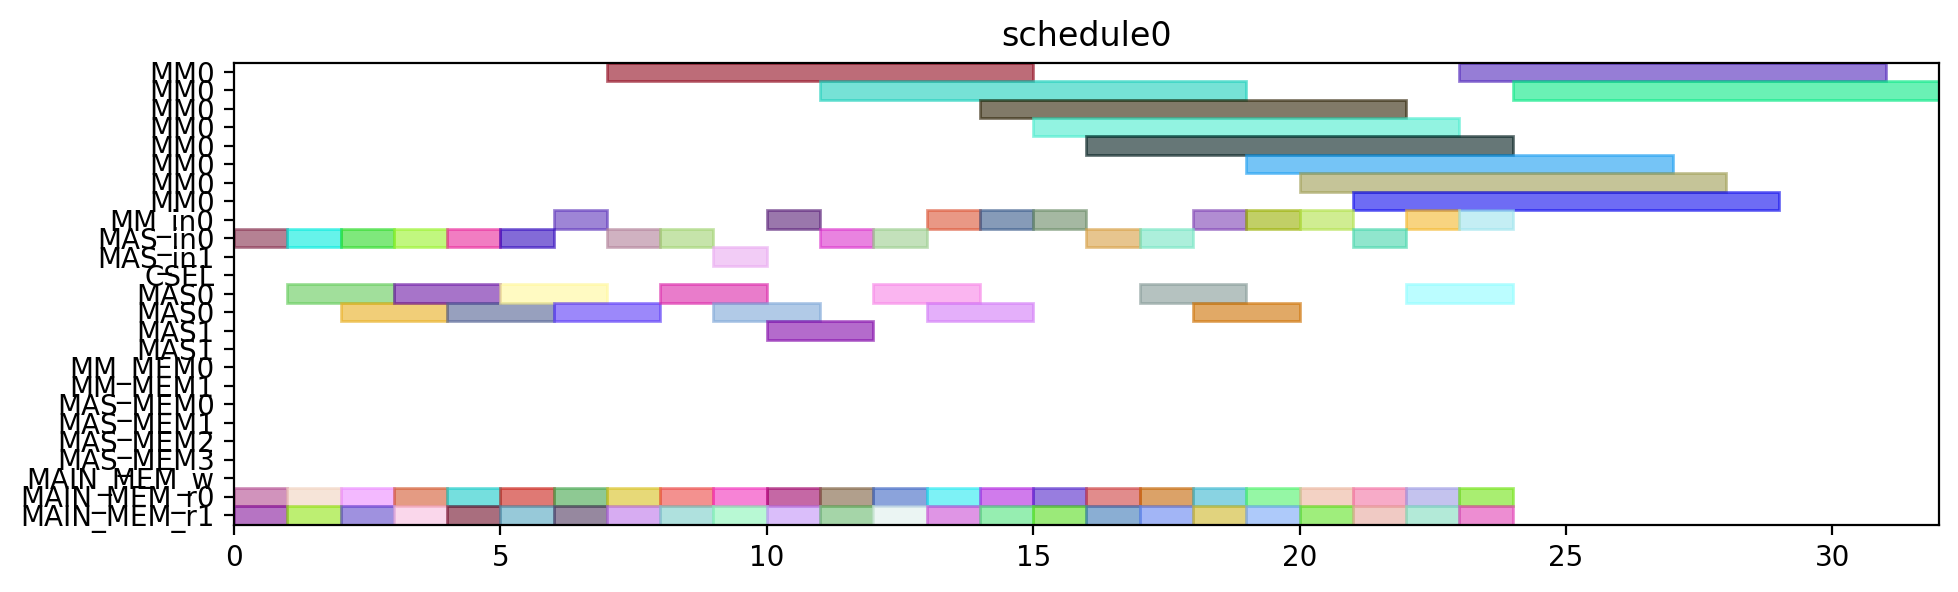

Reproduce this figure in Python.
from pyschedule import Scenario, solvers, plotters, alt


def solve():
	horizon = 120
	S = Scenario("schedule0", horizon=horizon)

	# resource
	MM = S.Resources('MM', num=1, size=8)
	MM_in = S.Resources('MM_in', num=1)
	MAS_in = S.Resources('MAS_in', num=2)
	CSEL = S.Resource('CSEL')
	MAS = S.Resources('MAS', num=2, size=2, periods=range(1, horizon))
	MM_MEM = S.Resources('MM_MEM', num=2)
	MAS_MEM = S.Resources('MAS_MEM', num=4)
	MAIN_MEM_w = S.Resource('MAIN_MEM_w', size=1)
	MAIN_MEM_r = S.Resources('MAIN_MEM_r', num=2)

	# result of previous scheduling

	# new tasks
	t0_t0 = S.Task('t0_t0', length=2, delay_cost=1)
	t0_t0 += alt(MAS)
	t0_t0_in = S.Task('t0_t0_in', length=1, delay_cost=1)
	t0_t0_in += alt(MAS_in)
	S += t0_t0_in*MAS_in[0]<=t0_t0*MAS[0]

	S += t0_t0_in*MAS_in[1]<=t0_t0*MAS[1]

	t0_t0_mem0 = S.Task('t0_t0_mem0', length=1, delay_cost=1)
	t0_t0_mem0 += MAIN_MEM_r[0]
	S += t0_t0_mem0 <= t0_t0

	t0_t0_mem1 = S.Task('t0_t0_mem1', length=1, delay_cost=1)
	t0_t0_mem1 += MAIN_MEM_r[1]
	S += t0_t0_mem1 <= t0_t0

	t0_t1 = S.Task('t0_t1', length=2, delay_cost=1)
	t0_t1 += alt(MAS)
	t0_t1_in = S.Task('t0_t1_in', length=1, delay_cost=1)
	t0_t1_in += alt(MAS_in)
	S += t0_t1_in*MAS_in[0]<=t0_t1*MAS[0]

	S += t0_t1_in*MAS_in[1]<=t0_t1*MAS[1]

	t0_t1_mem0 = S.Task('t0_t1_mem0', length=1, delay_cost=1)
	t0_t1_mem0 += MAIN_MEM_r[0]
	S += t0_t1_mem0 <= t0_t1

	t0_t1_mem1 = S.Task('t0_t1_mem1', length=1, delay_cost=1)
	t0_t1_mem1 += MAIN_MEM_r[1]
	S += t0_t1_mem1 <= t0_t1

	t0_t3 = S.Task('t0_t3', length=8, delay_cost=1)
	t0_t3 += alt(MM)
	t0_t3_in = S.Task('t0_t3_in', length=1, delay_cost=1)
	t0_t3_in += alt(MM_in)
	S += t0_t3_in*MM_in[0]<=t0_t3*MM[0]
	t0_t3_mem0 = S.Task('t0_t3_mem0', length=1, delay_cost=1)
	t0_t3_mem0 += MAIN_MEM_r[0]
	S += t0_t3_mem0 <= t0_t3

	t0_t3_mem1 = S.Task('t0_t3_mem1', length=1, delay_cost=1)
	t0_t3_mem1 += MAIN_MEM_r[1]
	S += t0_t3_mem1 <= t0_t3

	t10 = S.Task('t10', length=2, delay_cost=1)
	t10 += alt(MAS)
	t10_in = S.Task('t10_in', length=1, delay_cost=1)
	t10_in += alt(MAS_in)
	S += t10_in*MAS_in[0]<=t10*MAS[0]

	S += t10_in*MAS_in[1]<=t10*MAS[1]

	t10_mem0 = S.Task('t10_mem0', length=1, delay_cost=1)
	t10_mem0 += MAIN_MEM_r[0]
	S += t10_mem0 <= t10

	t10_mem1 = S.Task('t10_mem1', length=1, delay_cost=1)
	t10_mem1 += MAIN_MEM_r[1]
	S += t10_mem1 <= t10

	t11 = S.Task('t11', length=2, delay_cost=1)
	t11 += alt(MAS)
	t11_in = S.Task('t11_in', length=1, delay_cost=1)
	t11_in += alt(MAS_in)
	S += t11_in*MAS_in[0]<=t11*MAS[0]

	S += t11_in*MAS_in[1]<=t11*MAS[1]

	t11_mem0 = S.Task('t11_mem0', length=1, delay_cost=1)
	t11_mem0 += MAIN_MEM_r[0]
	S += t11_mem0 <= t11

	t11_mem1 = S.Task('t11_mem1', length=1, delay_cost=1)
	t11_mem1 += MAIN_MEM_r[1]
	S += t11_mem1 <= t11

	t3_t0 = S.Task('t3_t0', length=8, delay_cost=1)
	t3_t0 += alt(MM)
	t3_t0_in = S.Task('t3_t0_in', length=1, delay_cost=1)
	t3_t0_in += alt(MM_in)
	S += t3_t0_in*MM_in[0]<=t3_t0*MM[0]
	t3_t0_mem0 = S.Task('t3_t0_mem0', length=1, delay_cost=1)
	t3_t0_mem0 += MAIN_MEM_r[0]
	S += t3_t0_mem0 <= t3_t0

	t3_t0_mem1 = S.Task('t3_t0_mem1', length=1, delay_cost=1)
	t3_t0_mem1 += MAIN_MEM_r[1]
	S += t3_t0_mem1 <= t3_t0

	t3_t1 = S.Task('t3_t1', length=8, delay_cost=1)
	t3_t1 += alt(MM)
	t3_t1_in = S.Task('t3_t1_in', length=1, delay_cost=1)
	t3_t1_in += alt(MM_in)
	S += t3_t1_in*MM_in[0]<=t3_t1*MM[0]
	t3_t1_mem0 = S.Task('t3_t1_mem0', length=1, delay_cost=1)
	t3_t1_mem0 += MAIN_MEM_r[0]
	S += t3_t1_mem0 <= t3_t1

	t3_t1_mem1 = S.Task('t3_t1_mem1', length=1, delay_cost=1)
	t3_t1_mem1 += MAIN_MEM_r[1]
	S += t3_t1_mem1 <= t3_t1

	t3_t2 = S.Task('t3_t2', length=2, delay_cost=1)
	t3_t2 += alt(MAS)
	t3_t2_in = S.Task('t3_t2_in', length=1, delay_cost=1)
	t3_t2_in += alt(MAS_in)
	S += t3_t2_in*MAS_in[0]<=t3_t2*MAS[0]

	S += t3_t2_in*MAS_in[1]<=t3_t2*MAS[1]

	t3_t2_mem0 = S.Task('t3_t2_mem0', length=1, delay_cost=1)
	t3_t2_mem0 += MAIN_MEM_r[0]
	S += t3_t2_mem0 <= t3_t2

	t3_t2_mem1 = S.Task('t3_t2_mem1', length=1, delay_cost=1)
	t3_t2_mem1 += MAIN_MEM_r[1]
	S += t3_t2_mem1 <= t3_t2

	t3_t3 = S.Task('t3_t3', length=2, delay_cost=1)
	t3_t3 += alt(MAS)
	t3_t3_in = S.Task('t3_t3_in', length=1, delay_cost=1)
	t3_t3_in += alt(MAS_in)
	S += t3_t3_in*MAS_in[0]<=t3_t3*MAS[0]

	S += t3_t3_in*MAS_in[1]<=t3_t3*MAS[1]

	t3_t3_mem0 = S.Task('t3_t3_mem0', length=1, delay_cost=1)
	t3_t3_mem0 += MAIN_MEM_r[0]
	S += t3_t3_mem0 <= t3_t3

	t3_t3_mem1 = S.Task('t3_t3_mem1', length=1, delay_cost=1)
	t3_t3_mem1 += MAIN_MEM_r[1]
	S += t3_t3_mem1 <= t3_t3

	t4_t0 = S.Task('t4_t0', length=2, delay_cost=1)
	t4_t0 += alt(MAS)
	t4_t0_in = S.Task('t4_t0_in', length=1, delay_cost=1)
	t4_t0_in += alt(MAS_in)
	S += t4_t0_in*MAS_in[0]<=t4_t0*MAS[0]

	S += t4_t0_in*MAS_in[1]<=t4_t0*MAS[1]

	t4_t0_mem0 = S.Task('t4_t0_mem0', length=1, delay_cost=1)
	t4_t0_mem0 += MAIN_MEM_r[0]
	S += t4_t0_mem0 <= t4_t0

	t4_t0_mem1 = S.Task('t4_t0_mem1', length=1, delay_cost=1)
	t4_t0_mem1 += MAIN_MEM_r[1]
	S += t4_t0_mem1 <= t4_t0

	t4_t1 = S.Task('t4_t1', length=2, delay_cost=1)
	t4_t1 += alt(MAS)
	t4_t1_in = S.Task('t4_t1_in', length=1, delay_cost=1)
	t4_t1_in += alt(MAS_in)
	S += t4_t1_in*MAS_in[0]<=t4_t1*MAS[0]

	S += t4_t1_in*MAS_in[1]<=t4_t1*MAS[1]

	t4_t1_mem0 = S.Task('t4_t1_mem0', length=1, delay_cost=1)
	t4_t1_mem0 += MAIN_MEM_r[0]
	S += t4_t1_mem0 <= t4_t1

	t4_t1_mem1 = S.Task('t4_t1_mem1', length=1, delay_cost=1)
	t4_t1_mem1 += MAIN_MEM_r[1]
	S += t4_t1_mem1 <= t4_t1

	t4_t3 = S.Task('t4_t3', length=8, delay_cost=1)
	t4_t3 += alt(MM)
	t4_t3_in = S.Task('t4_t3_in', length=1, delay_cost=1)
	t4_t3_in += alt(MM_in)
	S += t4_t3_in*MM_in[0]<=t4_t3*MM[0]
	t4_t3_mem0 = S.Task('t4_t3_mem0', length=1, delay_cost=1)
	t4_t3_mem0 += MAIN_MEM_r[0]
	S += t4_t3_mem0 <= t4_t3

	t4_t3_mem1 = S.Task('t4_t3_mem1', length=1, delay_cost=1)
	t4_t3_mem1 += MAIN_MEM_r[1]
	S += t4_t3_mem1 <= t4_t3

	t5_t0 = S.Task('t5_t0', length=8, delay_cost=1)
	t5_t0 += alt(MM)
	t5_t0_in = S.Task('t5_t0_in', length=1, delay_cost=1)
	t5_t0_in += alt(MM_in)
	S += t5_t0_in*MM_in[0]<=t5_t0*MM[0]
	t5_t0_mem0 = S.Task('t5_t0_mem0', length=1, delay_cost=1)
	t5_t0_mem0 += MAIN_MEM_r[0]
	S += t5_t0_mem0 <= t5_t0

	t5_t0_mem1 = S.Task('t5_t0_mem1', length=1, delay_cost=1)
	t5_t0_mem1 += MAIN_MEM_r[1]
	S += t5_t0_mem1 <= t5_t0

	t5_t1 = S.Task('t5_t1', length=8, delay_cost=1)
	t5_t1 += alt(MM)
	t5_t1_in = S.Task('t5_t1_in', length=1, delay_cost=1)
	t5_t1_in += alt(MM_in)
	S += t5_t1_in*MM_in[0]<=t5_t1*MM[0]
	t5_t1_mem0 = S.Task('t5_t1_mem0', length=1, delay_cost=1)
	t5_t1_mem0 += MAIN_MEM_r[0]
	S += t5_t1_mem0 <= t5_t1

	t5_t1_mem1 = S.Task('t5_t1_mem1', length=1, delay_cost=1)
	t5_t1_mem1 += MAIN_MEM_r[1]
	S += t5_t1_mem1 <= t5_t1

	t5_t2 = S.Task('t5_t2', length=2, delay_cost=1)
	t5_t2 += alt(MAS)
	t5_t2_in = S.Task('t5_t2_in', length=1, delay_cost=1)
	t5_t2_in += alt(MAS_in)
	S += t5_t2_in*MAS_in[0]<=t5_t2*MAS[0]

	S += t5_t2_in*MAS_in[1]<=t5_t2*MAS[1]

	t5_t2_mem0 = S.Task('t5_t2_mem0', length=1, delay_cost=1)
	t5_t2_mem0 += MAIN_MEM_r[0]
	S += t5_t2_mem0 <= t5_t2

	t5_t2_mem1 = S.Task('t5_t2_mem1', length=1, delay_cost=1)
	t5_t2_mem1 += MAIN_MEM_r[1]
	S += t5_t2_mem1 <= t5_t2

	t5_t3 = S.Task('t5_t3', length=2, delay_cost=1)
	t5_t3 += alt(MAS)
	t5_t3_in = S.Task('t5_t3_in', length=1, delay_cost=1)
	t5_t3_in += alt(MAS_in)
	S += t5_t3_in*MAS_in[0]<=t5_t3*MAS[0]

	S += t5_t3_in*MAS_in[1]<=t5_t3*MAS[1]

	t5_t3_mem0 = S.Task('t5_t3_mem0', length=1, delay_cost=1)
	t5_t3_mem0 += MAIN_MEM_r[0]
	S += t5_t3_mem0 <= t5_t3

	t5_t3_mem1 = S.Task('t5_t3_mem1', length=1, delay_cost=1)
	t5_t3_mem1 += MAIN_MEM_r[1]
	S += t5_t3_mem1 <= t5_t3

	t6_t0 = S.Task('t6_t0', length=8, delay_cost=1)
	t6_t0 += alt(MM)
	t6_t0_in = S.Task('t6_t0_in', length=1, delay_cost=1)
	t6_t0_in += alt(MM_in)
	S += t6_t0_in*MM_in[0]<=t6_t0*MM[0]
	t6_t0_mem0 = S.Task('t6_t0_mem0', length=1, delay_cost=1)
	t6_t0_mem0 += MAIN_MEM_r[0]
	S += t6_t0_mem0 <= t6_t0

	t6_t0_mem1 = S.Task('t6_t0_mem1', length=1, delay_cost=1)
	t6_t0_mem1 += MAIN_MEM_r[1]
	S += t6_t0_mem1 <= t6_t0

	t6_t1 = S.Task('t6_t1', length=8, delay_cost=1)
	t6_t1 += alt(MM)
	t6_t1_in = S.Task('t6_t1_in', length=1, delay_cost=1)
	t6_t1_in += alt(MM_in)
	S += t6_t1_in*MM_in[0]<=t6_t1*MM[0]
	t6_t1_mem0 = S.Task('t6_t1_mem0', length=1, delay_cost=1)
	t6_t1_mem0 += MAIN_MEM_r[0]
	S += t6_t1_mem0 <= t6_t1

	t6_t1_mem1 = S.Task('t6_t1_mem1', length=1, delay_cost=1)
	t6_t1_mem1 += MAIN_MEM_r[1]
	S += t6_t1_mem1 <= t6_t1

	t6_t2 = S.Task('t6_t2', length=2, delay_cost=1)
	t6_t2 += alt(MAS)
	t6_t2_in = S.Task('t6_t2_in', length=1, delay_cost=1)
	t6_t2_in += alt(MAS_in)
	S += t6_t2_in*MAS_in[0]<=t6_t2*MAS[0]

	S += t6_t2_in*MAS_in[1]<=t6_t2*MAS[1]

	t6_t2_mem0 = S.Task('t6_t2_mem0', length=1, delay_cost=1)
	t6_t2_mem0 += MAIN_MEM_r[0]
	S += t6_t2_mem0 <= t6_t2

	t6_t2_mem1 = S.Task('t6_t2_mem1', length=1, delay_cost=1)
	t6_t2_mem1 += MAIN_MEM_r[1]
	S += t6_t2_mem1 <= t6_t2

	t6_t3 = S.Task('t6_t3', length=2, delay_cost=1)
	t6_t3 += alt(MAS)
	t6_t3_in = S.Task('t6_t3_in', length=1, delay_cost=1)
	t6_t3_in += alt(MAS_in)
	S += t6_t3_in*MAS_in[0]<=t6_t3*MAS[0]

	S += t6_t3_in*MAS_in[1]<=t6_t3*MAS[1]

	t6_t3_mem0 = S.Task('t6_t3_mem0', length=1, delay_cost=1)
	t6_t3_mem0 += MAIN_MEM_r[0]
	S += t6_t3_mem0 <= t6_t3

	t6_t3_mem1 = S.Task('t6_t3_mem1', length=1, delay_cost=1)
	t6_t3_mem1 += MAIN_MEM_r[1]
	S += t6_t3_mem1 <= t6_t3

	t7_t0 = S.Task('t7_t0', length=8, delay_cost=1)
	t7_t0 += alt(MM)
	t7_t0_in = S.Task('t7_t0_in', length=1, delay_cost=1)
	t7_t0_in += alt(MM_in)
	S += t7_t0_in*MM_in[0]<=t7_t0*MM[0]
	t7_t0_mem0 = S.Task('t7_t0_mem0', length=1, delay_cost=1)
	t7_t0_mem0 += MAIN_MEM_r[0]
	S += t7_t0_mem0 <= t7_t0

	t7_t0_mem1 = S.Task('t7_t0_mem1', length=1, delay_cost=1)
	t7_t0_mem1 += MAIN_MEM_r[1]
	S += t7_t0_mem1 <= t7_t0

	t7_t1 = S.Task('t7_t1', length=8, delay_cost=1)
	t7_t1 += alt(MM)
	t7_t1_in = S.Task('t7_t1_in', length=1, delay_cost=1)
	t7_t1_in += alt(MM_in)
	S += t7_t1_in*MM_in[0]<=t7_t1*MM[0]
	t7_t1_mem0 = S.Task('t7_t1_mem0', length=1, delay_cost=1)
	t7_t1_mem0 += MAIN_MEM_r[0]
	S += t7_t1_mem0 <= t7_t1

	t7_t1_mem1 = S.Task('t7_t1_mem1', length=1, delay_cost=1)
	t7_t1_mem1 += MAIN_MEM_r[1]
	S += t7_t1_mem1 <= t7_t1

	t7_t2 = S.Task('t7_t2', length=2, delay_cost=1)
	t7_t2 += alt(MAS)
	t7_t2_in = S.Task('t7_t2_in', length=1, delay_cost=1)
	t7_t2_in += alt(MAS_in)
	S += t7_t2_in*MAS_in[0]<=t7_t2*MAS[0]

	S += t7_t2_in*MAS_in[1]<=t7_t2*MAS[1]

	t7_t2_mem0 = S.Task('t7_t2_mem0', length=1, delay_cost=1)
	t7_t2_mem0 += MAIN_MEM_r[0]
	S += t7_t2_mem0 <= t7_t2

	t7_t2_mem1 = S.Task('t7_t2_mem1', length=1, delay_cost=1)
	t7_t2_mem1 += MAIN_MEM_r[1]
	S += t7_t2_mem1 <= t7_t2

	t7_t3 = S.Task('t7_t3', length=2, delay_cost=1)
	t7_t3 += alt(MAS)
	t7_t3_in = S.Task('t7_t3_in', length=1, delay_cost=1)
	t7_t3_in += alt(MAS_in)
	S += t7_t3_in*MAS_in[0]<=t7_t3*MAS[0]

	S += t7_t3_in*MAS_in[1]<=t7_t3*MAS[1]

	t7_t3_mem0 = S.Task('t7_t3_mem0', length=1, delay_cost=1)
	t7_t3_mem0 += MAIN_MEM_r[0]
	S += t7_t3_mem0 <= t7_t3

	t7_t3_mem1 = S.Task('t7_t3_mem1', length=1, delay_cost=1)
	t7_t3_mem1 += MAIN_MEM_r[1]
	S += t7_t3_mem1 <= t7_t3

	solvers.mip.solve(S,msg=1,kind='CPLEX',ratio_gap=1.01)

	solution = [['hoge']*len(S.solution()[1]) for i in range(len(S.solution()))]
	for i in range(len(S.solution())):
		for j in range(len(S.solution()[i])):
			solution[i][j]=str(S.solution()[i][j])
	print(solution)

	cycles = int(solution[-1][3])

	pic_file_name = "/mnt/rose/usr1/fukuda/ABE/multiRAM_multiMAS_16mux/scheduling_result/stage8MM1_stage2MAS2/SQR012345/schedule0.png"
	if(S.solution() != []):
		plotters.matplotlib.plot(S,img_filename=pic_file_name, show_task_labels=False, fig_size=(cycles*0.25+3, 3))

	return solution
